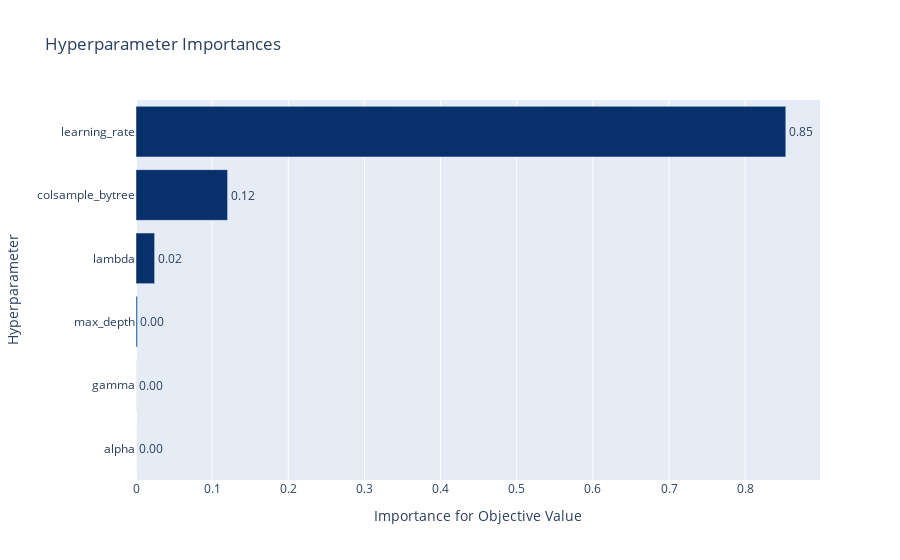

Write notebook code for a chart like this one.
### Code cell
# Viz of Hyperparameter Search

optuna.visualization.plot_param_importances(study)

### Figure 1 — Plotly figure (JSON) as saved in the notebook; plotly's stock layout.template omitted (floating-point values rounded to 4 significant figures)
{"data": [{"cliponaxis": false, "hovertemplate": ["alpha (LogUniformDistribution): 6.571610990230181e-06<extra></extra>", "gamma (LogUniformDistribution): 6.611472459986267e-05<extra></extra>", "max_depth (IntUniformDistribution): 0.0018498338087016262<extra></extra>", "lambda (LogUniformDistribution): 0.02444292287256361<extra></extra>", "colsample_bytree (DiscreteUniformDistribution): 0.12027409049275424<extra></extra>", "learning_rate (LogUniformDistribution): 0.8533604664903904<extra></extra>"], "marker": {"color": ["rgb(8,48,107)", "rgb(8,48,107)", "rgb(8,81,156)", "rgb(8,48,107)", "rgb(8,48,107)", "rgb(8,48,107)"]}, "orientation": "h", "text": ["6.571610990230181e-06", "6.611472459986267e-05", "0.0018498338087016262", "0.02444292287256361", "0.12027409049275424", "0.8533604664903904"], "textposition": "outside", "texttemplate": "%{text:.2f}", "type": "bar", "x": [6.572e-06, 6.611e-05, 0.00185, 0.02444, 0.1203, 0.8534], "y": ["alpha", "gamma", "max_depth", "lambda", "colsample_bytree", "learning_rate"]}], "layout": {"showlegend": false, "title": {"text": "Hyperparameter Importances"}, "xaxis": {"title": {"text": "Importance for Objective Value"}}, "yaxis": {"title": {"text": "Hyperparameter"}}}}
